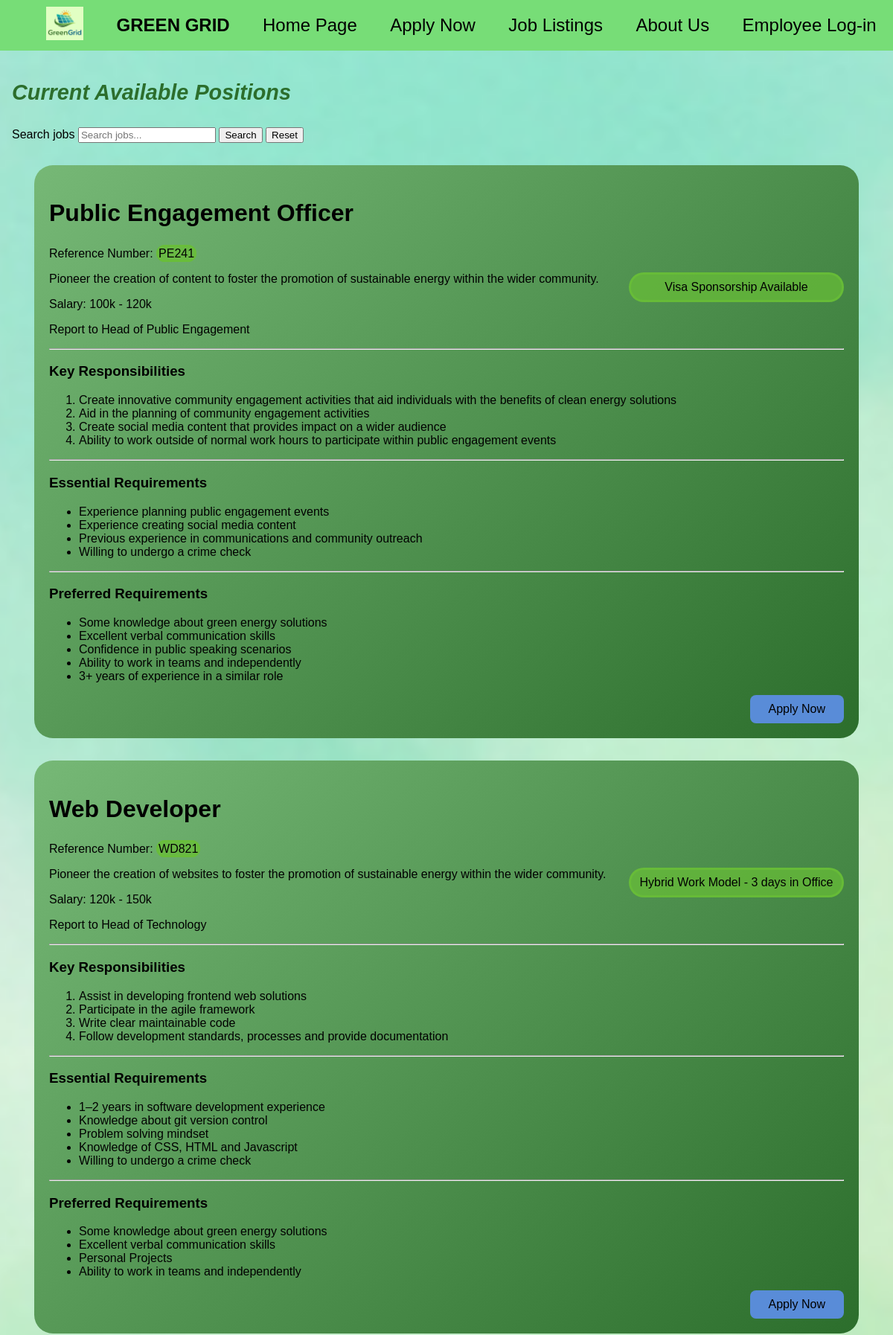
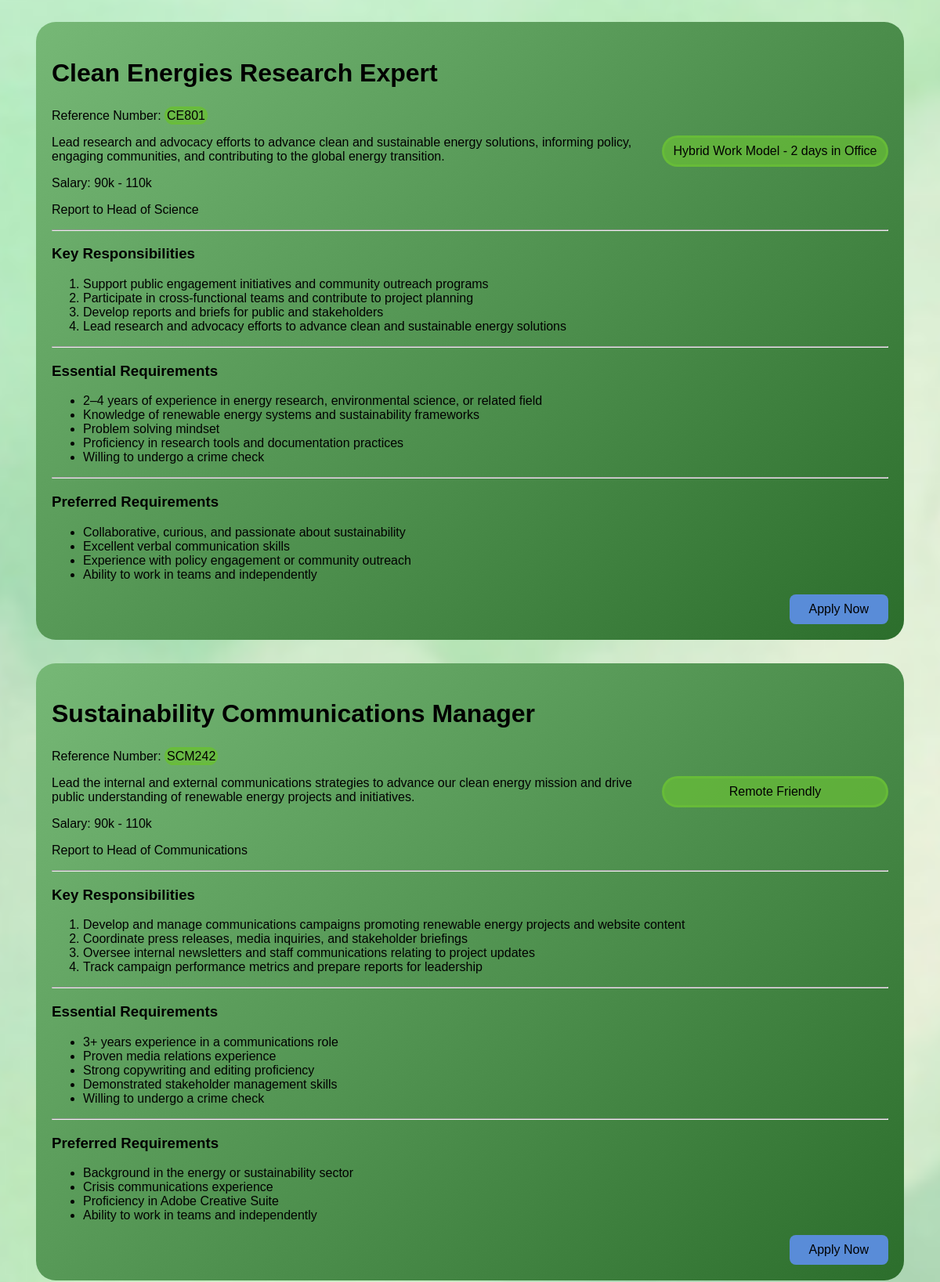
/jobs.php (upper part), run on the app's committed database (2 pictures, top to bottom).
### tables this page shows
CREATE TABLE `jobs` (
  `id` int(11) NOT NULL,
  `title` varchar(255) NOT NULL,
  `reference_num` varchar(50) NOT NULL,
  `badge` varchar(255) DEFAULT NULL,
  `description` text DEFAULT NULL,
  `salary` varchar(100) DEFAULT NULL,
  `reports_to` varchar(255) DEFAULT NULL,
  `responsibilities` text DEFAULT NULL,
  `essential_requirements` text DEFAULT NULL,
  `preferred_requirements` text DEFAULT NULL
);

### jobs.php (the view, shortened to what this page needs)
<?php
require_once "settings.php";
$conn = @mysqli_connect($host, $user, $pwd, $sql_db);
if(!empty($_GET['search'])) {
    $search = "%" . $_GET['search'] . "%";
    $stmt = mysqli_prepare($conn, "SELECT * FROM jobs WHERE title LIKE ? OR reference_num LIKE ?");
    mysqli_stmt_bind_param($stmt, "ss", $search, $search);
    mysqli_stmt_execute($stmt);
    $result = mysqli_stmt_get_result($stmt);
} else {
    $result = mysqli_query($conn, "SELECT * FROM jobs");
}
?>
<?php include 'header.inc'; ?>
<main>
  <h2 style="font-size: 1.8rem; color: #2c6e2c; font-style: italic; padding-bottom: 6px;">Current Available Positions</h2>
  <form method="GET" action="jobs.php">
    <label for="search" > Search jobs</label>
    <input type="text" id="search" name="search" placeholder="Search jobs..." list="search-suggestions">
    <button type="submit">Search</button>
    <a href="jobs.php"><button type="button">Reset</button></a>
  </form>
  <?php if (mysqli_num_rows($result) === 0): ?>
    <p>No jobs found matching your search.</p>
  <?php else: ?>
  <?php while ($row = mysqli_fetch_assoc($result)) { ?>
    <article class="jobs_article">
      <h2><?php echo htmlspecialchars($row['title']); ?></h2>
      <p>Reference Number: <span class="RefNum"><?php echo htmlspecialchars($row['reference_num']); ?></span></p>
      <span class="badge"><?php echo htmlspecialchars($row['badge']); ?></span>
      <p><?php echo htmlspecialchars($row['description']); ?></p>
      <p>Salary: <?php echo htmlspecialchars($row['salary']); ?></p>
      <p>Report to <?php echo htmlspecialchars($row['reports_to']); ?></p>
      <hr>
      <section>
        <h3>Key Responsibilities</h3>
        <ol>
          <?php foreach (explode('|', $row['responsibilities']) as $item) { ?>
            <li><?php echo htmlspecialchars($item); ?></li>
          <?php } ?>
        </ol>
      </section>
      <hr>
      <section>
        <h3>Essential Requirements</h3>
        <ul>
          <?php foreach (explode('|', $row['essential_requirements']) as $item) { ?>
            <li><?php echo htmlspecialchars($item); ?></li>
          <?php } ?>
        </ul>
      </section>
      <hr>
      <section>
        <h3>Preferred Requirements</h3>
        <ul>
          <?php foreach (explode('|', $row['preferred_requirements']) as $item) { ?>
            <li><?php echo htmlspecialchars($item); ?></li>
          <?php } ?>
        </ul>
      </section>
      <a href="apply.php" class="apply_button">Apply Now</a>
    </article>
  <?php } ?>
  <?php endif; ?>
</main>
<?php include 'footer.inc'; ?>

### styles/style.css (style rules this page uses)
* { font-family: Arial, Helvetica, sans-serif; }
body { background-image: url('images/background_graphic.jpg'); background-position: center; background-size: cover; background-repeat: no-repeat; background-attachment: fixed; margin: 0px; padding: 0px; }
main { margin: 8px; padding: 8px; }
main, footer { animation: moveDown 1s ease, fadeIn 0.8s ease; }
.badge { float: right; text-align: center; width: 25%; margin: 0 0 1rem 1rem; padding: 0.5em; border:solid#69c037b4; border-radius: 25px; background-color: #69c037b4; }
.RefNum { border:solid #69c037b4; border-radius: 25px; background-color: #69c037b4; }
.apply_button { display: block; background-color: #598cd8; color: rgb(0, 0, 0); padding: 10px 25px; border: none; border-radius: 8px; font-size: 1rem; cursor: pointer; width: fit-content; margin-left: auto; text-decoration: none; }
.jobs_article { background: linear-gradient(135deg, #76b876, #2c6e2c); transition: transform 0.2s ease; }

### jobs.php (style rules this page uses)
article { background-color: #559455; padding: 20px; margin: 30px; border-radius: 25px; }
article h2 { font-size: 2rem; }

### data on the page
jobs: title "Public Engagement Officer", reference_num "PE241", badge "Visa Sponsorship Available", description "Pioneer the creation of content to foster the promotion of sustainable energy within the wider community.", salary "100k - 120k", reports_to "Head of Public Engagement", responsibilities "Create innovative community engagement activities that aid individuals with the benefits of clean energy solutions", responsibilities "Aid in the planning of community engagement activities", responsibilities "Create social media content that provides impact on a wider audience", responsibilities "Ability to work outside of normal work hours to participate within public engagement events", essential_requirements "Experience planning public engagement events", essential_requirements "Experience creating social media content", essential_requirements "Previous experience in communications and community outreach", essential_requirements "Willing to undergo a crime check", preferred_requirements "Some knowledge about green energy solutions", preferred_requirements "Excellent verbal communication skills", preferred_requirements "Confidence in public speaking scenarios", preferred_requirements "Ability to work in teams and independently", preferred_requirements "3+ years of experience in a similar role"
jobs: title "Web Developer", reference_num "WD821", badge "Hybrid Work Model - 3 days in Office", description "Pioneer the creation of websites to foster the promotion of sustainable energy within the wider community.", salary "120k - 150k", reports_to "Head of Technology", responsibilities "Assist in developing frontend web solutions", responsibilities "Participate in the agile framework", responsibilities "Write clear maintainable code", responsibilities "Follow development standards, processes and provide documentation", essential_requirements "1–2 years in software development experience", essential_requirements "Knowledge about git version control", essential_requirements "Problem solving mindset", essential_requirements "Knowledge of CSS, HTML and Javascript", essential_requirements "Willing to undergo a crime check", preferred_requirements "Some knowledge about green energy solutions", preferred_requirements "Excellent verbal communication skills", preferred_requirements "Personal Projects", preferred_requirements "Ability to work in teams and independently"
jobs: title "Clean Energies Research Expert", reference_num "CE801", badge "Hybrid Work Model - 2 days in Office", description "Lead research and advocacy efforts to advance clean and sustainable energy solutions, informing policy, engaging communities, and contributing to the global energy transition.", salary "90k - 110k", reports_to "Head of Science", responsibilities "Support public engagement initiatives and community outreach programs", responsibilities "Participate in cross-functional teams and contribute to project planning", responsibilities "Develop reports and briefs for public and stakeholders", responsibilities "Lead research and advocacy efforts to advance clean and sustainable energy solutions", essential_requirements "2–4 years of experience in energy research, environmental science, or related field", essential_requirements "Knowledge of renewable energy systems and sustainability frameworks", essential_requirements "Problem solving mindset", essential_requirements "Proficiency in research tools and documentation practices", essential_requirements "Willing to undergo a crime check", preferred_requirements "Collaborative, curious, and passionate about sustainability", preferred_requirements "Excellent verbal communication skills", preferred_requirements "Experience with policy engagement or community outreach", preferred_requirements "Ability to work in teams and independently"
jobs: title "Sustainability Communications Manager", reference_num "SCM242", badge "Remote Friendly", description "Lead the internal and external communications strategies to advance our clean energy mission and drive public understanding of renewable energy projects and initiatives.", salary "90k - 110k", reports_to "Head of Communications", responsibilities "Develop and manage communications campaigns promoting renewable energy projects and website content", responsibilities "Coordinate press releases, media inquiries, and stakeholder briefings", responsibilities "Oversee internal newsletters and staff communications relating to project updates", responsibilities "Track campaign performance metrics and prepare reports for leadership", essential_requirements "3+ years experience in a communications role", essential_requirements "Proven media relations experience", essential_requirements "Strong copywriting and editing proficiency", essential_requirements "Demonstrated stakeholder management skills", essential_requirements "Willing to undergo a crime check", preferred_requirements "Background in the energy or sustainability sector", preferred_requirements "Crisis communications experience", preferred_requirements "Proficiency in Adobe Creative Suite", preferred_requirements "Ability to work in teams and independently"
